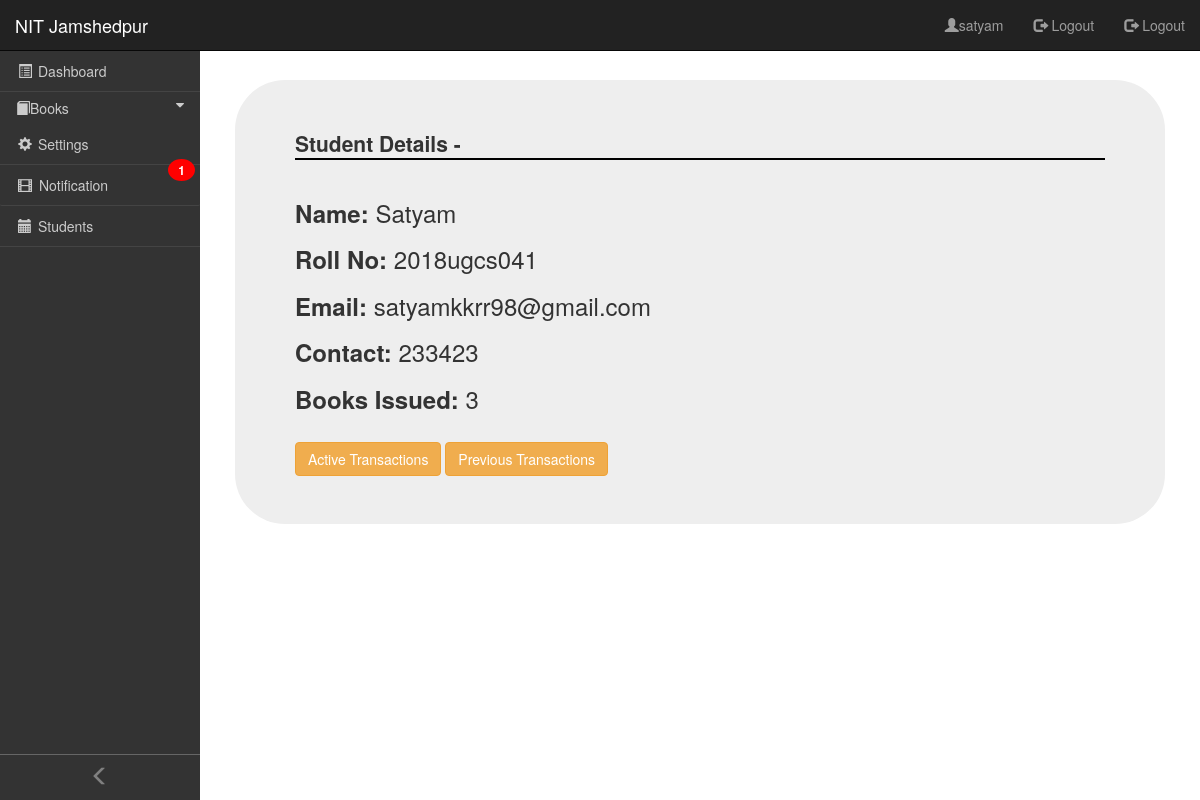
/librarian/student_detail/1 (signed in), run on the app's committed database.
### students/models.py (models this page shows, shortened)
class Student(models.Model):
    user=models.OneToOneField(User, on_delete=models.CASCADE)
    roll_no=models.CharField(max_length=20,unique=True,blank=False)
    contact=models.PositiveIntegerField(blank=False)
    no_of_books=models.PositiveIntegerField(default=0)

### librarian/views.py (the view)
# urls.py: path('student_detail/<pk>', views.StudentDetail.as_view(), name='student_detail'),
class StudentDetail(DetailView):
    context_object_name= 'student'
    model=Student
    template_name='librarian/studentdetail.html'
    def get_context_data(self, **kwargs):
        if self.request.session.has_key('libusername'):
            context=super().get_context_data(**kwargs)
            context["librarian"]="librarian"
            context["username"]=self.request.session['libusername']
            return context

### librarian/templatetags/custom_filters.py (called while the page is built)
def numr(value):
    num=RequestBooks.objects.count()
    return num

### templates/librarian/studentdetail.html (shortened to what this page needs)
<!DOCTYPE html>
{% extends "nav-librarian/nav-bar.html" %}
{% load static %}
{% load polls_extras %}
    {% block body_block %}
    {% if librarian %}
        <div class="container-fluid">
          <div class="jumbotron" style="border-radius: 50px">
            <fieldset class="the-fieldset">
            <legend class="the-legend" style="border-bottom: 2px solid #000000;"><strong>Student Details -</strong></legend>
              <h3><strong>Name: </strong>{{student.user.first_name}}</h3>
              <h3><strong>Roll No: </strong>{{student.roll_no}}</h3>
              <h3><strong>Email: </strong>{{student.user.email}}</h3>
              <h3><strong>Contact: </strong>{{student.contact}}</h3>
              <h3><strong>Books Issued: </strong>{{student.no_of_books}}</h3>
              <br>
              <a href="{% url 'librarian:student_transaction' pk=student.pk %}"><button type="button"class="btn btn-warning" name="button">Active Transactions</button></a>
              <a href="{% url 'librarian:student_previous_transaction' pk=student.pk %}"><button type="button" class="btn btn-warning" name="button">Previous Transactions</button></a>
            </fieldset>
          </div>
        </div>
      {% endif %}
    {% endblock %}

### templates/nav-librarian/nav-bar.html (shortened to what this page needs)
<!DOCTYPE html>
{% load static %}
{% if librarian %}
{% load custom_filters %}
{% endif %}
<html lang="en">
<head>
    <link rel="stylesheet" type="text/css" href="{% static 'css/libpage.css' %}" />
    <link rel="stylesheet" href="https://maxcdn.bootstrapcdn.com/bootstrap/3.4.1/css/bootstrap.min.css">
  <link rel="stylesheet" href="https://cdnjs.cloudflare.com/ajax/libs/font-awesome/4.7.0/css/font-awesome.min.css">
</head>
<body>
    <nav class="navbar navbar-inverse navbar-global navbar-fixed-top">
        <div class="container-fluid">
          <div class="navbar-header">
            <a class="navbar-brand" href="#">NIT Jamshedpur</a>
          </div>
          <div id="navbar" class="collapse navbar-collapse">
            <ul class="nav navbar-nav navbar-user navbar-right">
              <li><a href="#"><span class="glyphicon glyphicon-user"></span>{{username}}</a></li>
              {% if librarian %}
              <li><a href="{% url 'librarian:logout' %}"><span class="glyphicon glyphicon-log-out"></span> Logout</a></li>
              {% endif %}
              {% if student %}
              <li><a href="{% url 'students:logout' %}"><span class="glyphicon glyphicon-log-out"></span> Logout</a></li>
              {% endif %}
            </ul>
          </div>
        </div>
      </nav>
  <nav class="navbar-primary" style="position: fixed;">
    <a href="#" class="btn-expand-collapse"><span class="glyphicon glyphicon-menu-left"></span></a>
    <ul class="navbar-primary-menu">
      <li>
        <a href="#mypara"><span class="glyphicon glyphicon-list-alt"></span><span class="nav-label">Dashboard</span></a>
        <button class="dropdown-btn"><span class="glyphicon glyphicon-book"></span><span class="nav-label">Books</span>
            <i class="fa fa-caret-down"></i>
          </button>
        <a href="#"><span class="glyphicon glyphicon-cog"></span><span class="nav-label">Settings</span></a>
        {% if librarian %}
        {% if 1|numr > 0 %}
        <a href="{% url 'librarian:notifications' %}" class="notification"><span class="glyphicon glyphicon-film"></span><span class="nav-label" style="padding: 1px;">Notification</span><span class="badge">{{1|numr}}</span></a>
        {% else %}
        <a href="{% url 'librarian:notifications' %}" class="notification"><span class="glyphicon glyphicon-film"></span><span class="nav-label" style="padding: 1px;">Notification</span><span class="badge"></span></a>
        {% endif %}
          <a href="{% url 'librarian:student_list' %}"><span class="glyphicon glyphicon-calendar"></span><span class="nav-label">Students</span></a>
        {% else %}
        <a href="#"><span class="glyphicon glyphicon-calendar"></span><span class="nav-label">Monitor</span></a>
        {% endif %}
      </li>
    </ul>
  </nav>
  <div class="main-content">
    {% block body_block %}
    {% endblock %}
    </div>
</body>
</html>

### static/css/libpage.css (style rules this page uses)
.navbar-global { background-color: indigo; }
.navbar-global .navbar-brand { color: white; }
.navbar-global .navbar-user > li > a { color: white; }
.navbar-primary { background-color: #333; bottom: 0px; left: 0px; position: absolute; top: 51px; width: 200px; z-index: 8; overflow: hidden; -webkit-transition: all 0.1s ease-in-out; -moz-transition: all 0.1s ease-in-out; transition: all 0.1s ease-in-out; }
.btn-expand-collapse { position: absolute; display: block; left: 0px; bottom:0; width: 100%; padding: 8px 0; border-top:solid 1px #666; color: grey; font-size: 20px; text-align: center; }
.navbar-primary-menu, .navbar-primary-menu li { margin:0; padding:0; list-style: none; }
.navbar-primary-menu li a { display: block; padding: 10px 18px; text-align: left; border-bottom:solid 1px #444; color: #ccc; }
.navbar-primary-menu li a .glyphicon { margin-right: 6px; }
.main-content { margin-top: 60px; margin-left: 200px; padding: 20px; }
.sidenav a, .dropdown-btn { padding: 6px 8px 6px 16px; text-decoration: none; font-size: 14px; color: #ccc; display: block; border: none; background: none; width: 100%; text-align: left; cursor: pointer; outline: none; }
.fa-caret-down { float: right; padding-right: 8px; }
.notification { background-color: #333333; color: white; text-decoration: none; padding: 15px 26px; position: relative; display: inline-block; border-radius: 2px; }
.notification .badge { position: absolute; top: -6px; right: 5px; padding: 5px 10px; border-radius: 50%; background-color: red; color: white; }

### data on the page
Student: user.first_name "Satyam", roll_no "2018ugcs041", user.email "satyamkkrr98@gmail.com", contact "233423", no_of_books "3"

### other printed values
{{ username }} "satyam"
{{ 1|numr }} "1"
